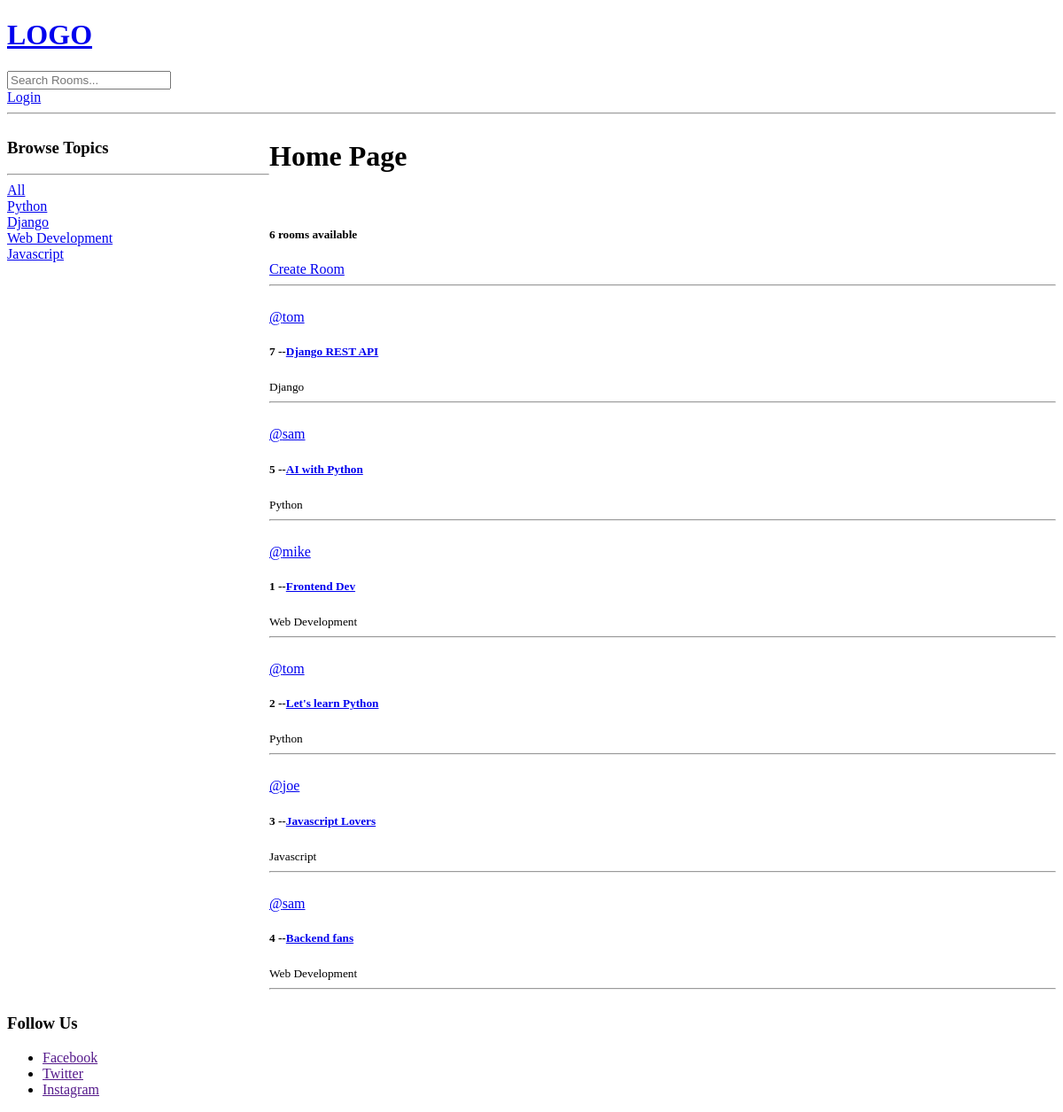
The app's page /, older data.
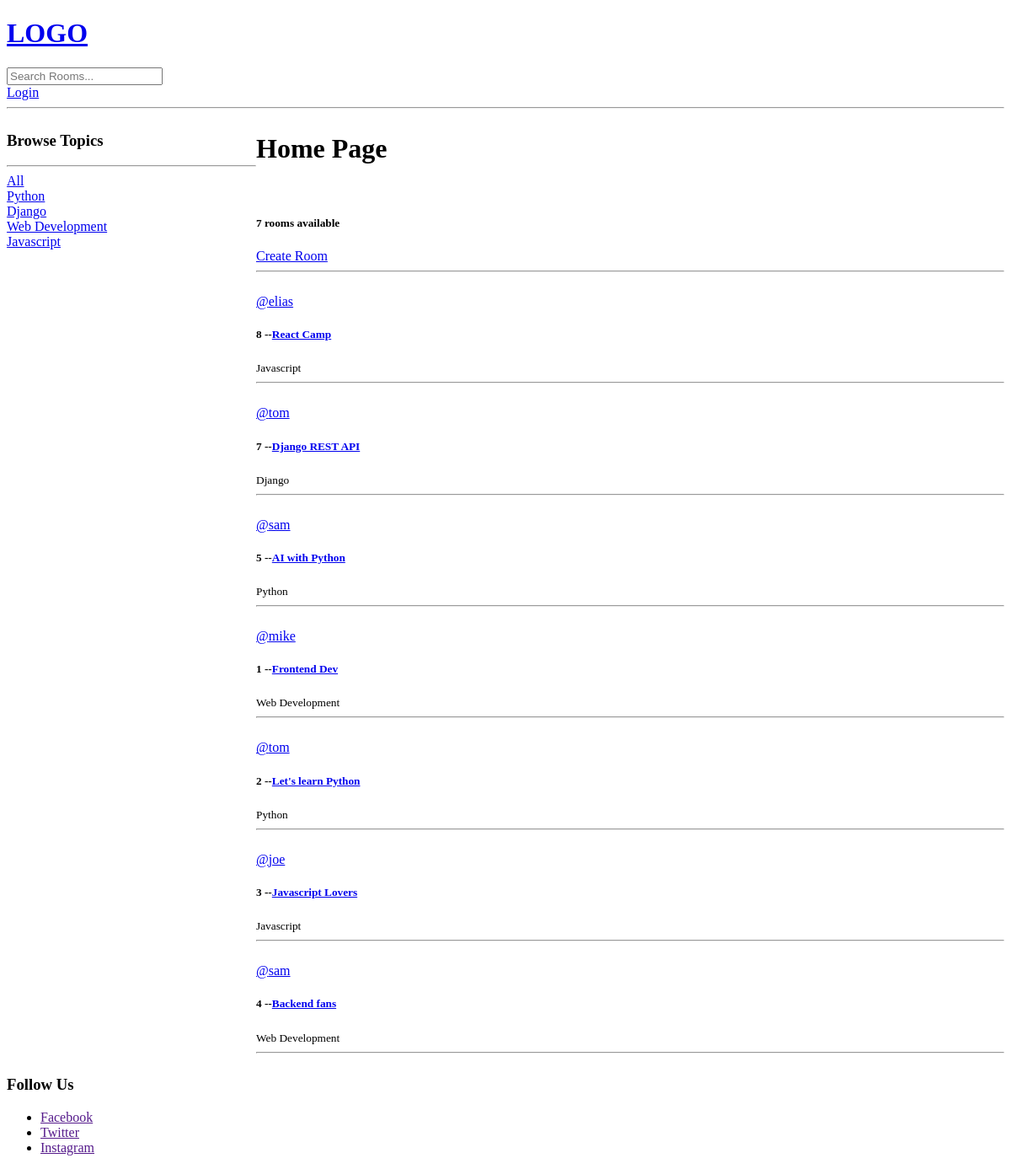
The same page, newer data.
### base/models.py (models this page shows, shortened)
class Topic(models.Model):
    name = models.CharField(max_length=200)

class Room(models.Model):
    host = models.ForeignKey(User, on_delete=models.SET_NULL, null=True)
    topic = models.ForeignKey(Topic, on_delete=models.SET_NULL, null=True)
    name = models.CharField(max_length=200)
    description = models.TextField(null=True, blank=True)
    updated = models.DateTimeField(auto_now=True)
    created = models.DateTimeField(auto_now_add=True)
    class Meta:
        ordering = ['-updated','-created']

### base/views.py (the view)
# urls.py: path('', views.home, name="home"),
def home(request):
    q = request.GET.get('q') if request.GET.get('q') != None else ''
    rooms = Room.objects.filter(Q(topic__name__icontains = q) | Q(name__icontains = q) | Q(description__icontains = q))
    topics = Topic.objects.all()
    room_count = rooms.count()
    context =  {'rooms':rooms, "topics":topics, 'room_count': room_count}
    return render(request, 'base/home.html', context)

### base/templates/base/home.html (shortened to what this page needs)
{% extends 'layout.html' %}
    {% block mainBlock %}
        <div class= 'home-container'>
            <div>
                <h3>Browse Topics</h3>
                <hr>
                <div>
                    <a href="{% url 'home' %}">All</a>
                </div>
                {% for topic in topics  %}
                    <div>
                        <a href="{% url 'home' %}?q={{ topic.name }}">{{ topic.name }}</a>
                    </div>
                {% endfor %}
            </div>
            <div>
                <h1>Home Page</h1>
                <br>
                <h5>{{ room_count }} rooms available</h5>
                <a href="{% url 'create-room' %}">Create Room</a>
                <hr>
                {% for room in rooms %}
                    <div>
                        <br>
                        <span><a href="%">@{{ room.host.username}}</a></span>
                        <h5>{{ room.id }} --<a href="{% url 'room' room.id %}">{{ room.name }}</a></h5>
                        <small>{{ room.topic.name }}</small>
                        <hr>
                    </div>
                {% endfor %}
            </div>
        </div>
    {% endblock mainBlock %}

Row changes from the older to the newer data that the page shows:
added Room: host.username "elias", id "8", name "React Camp", topic.name "Javascript"
Text that changed along with them:
{{ room_count }}: "6" → "7"
